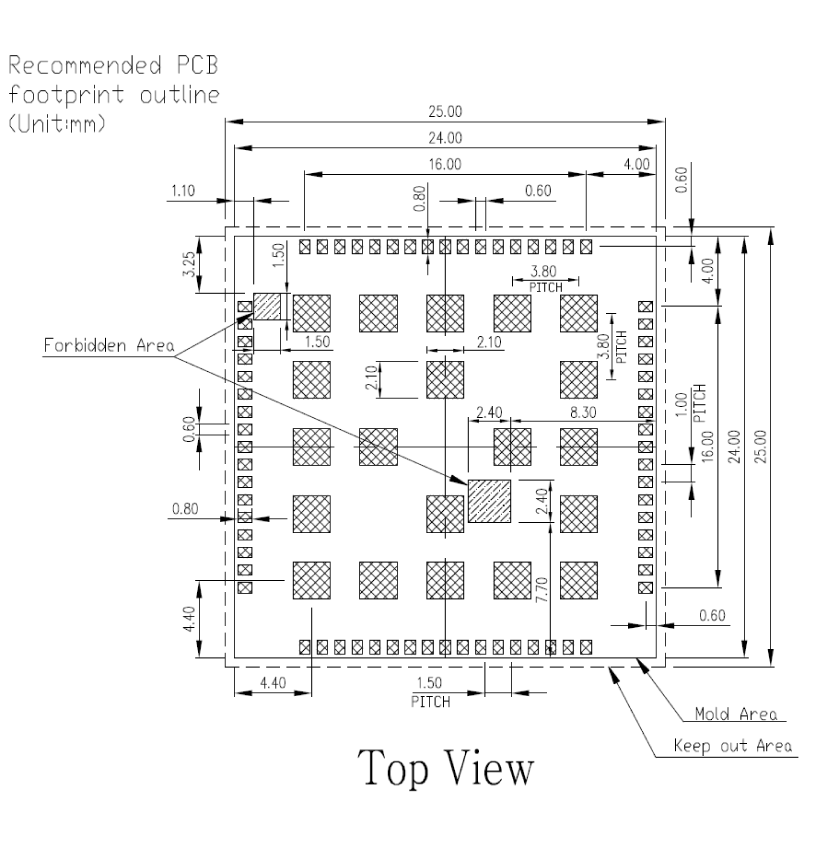
#> input picture ST909B-4G/Datasheet/pdf_render/a7670_p20_fig600.png, 4135 x 4202 px, found by its file name (shown at 1/5 size)
$ python fig4_mid.py
#> lines starting #> are read from the running program, lines starting #| are printed output that depends on the picture; after the words box and inside, x2 and y2 are one past the last pixel; in counts of white or black regions, pixels touching at a corner belong together
# Locate the 1.50-PITCH ext lines + middle forbidden-area rect precisely in fig4.
import numpy as np
from PIL import Image
from scipy import ndimage

im = Image.open(r'D:\Tracker\ST909B-4G\Datasheet\pdf_render\a7670_p20_fig600.png').convert('RGB')
#> im is the input picture: PIL image 4135x4202 RGB; min 0, max 255, mean 243.9
a = np.array(im).astype(int)
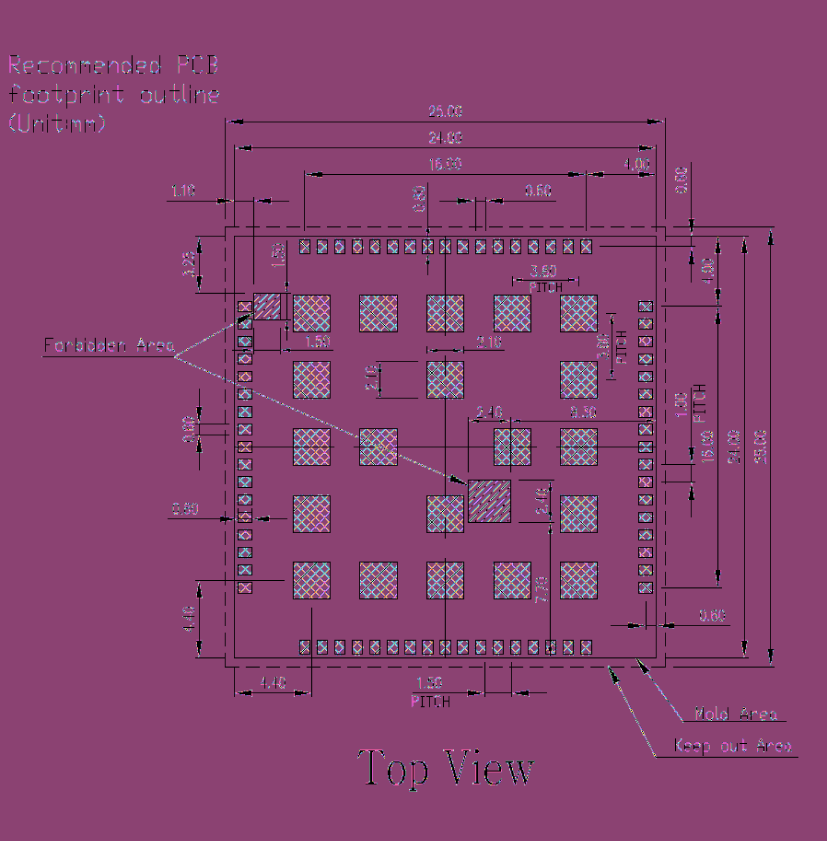
#> a: shape (4202, 4135, 3) int64 (shown at 1/5 size); 86 distinct labels, from 0 to 255; one colour per label, 0 black
R, G, B = a[..., 0], a[..., 1], a[..., 2]
#> R: shape (4202, 4135) int64; 86 distinct labels, from 0 to 255
dark = (R < 130) & (G < 130) & (B < 130)
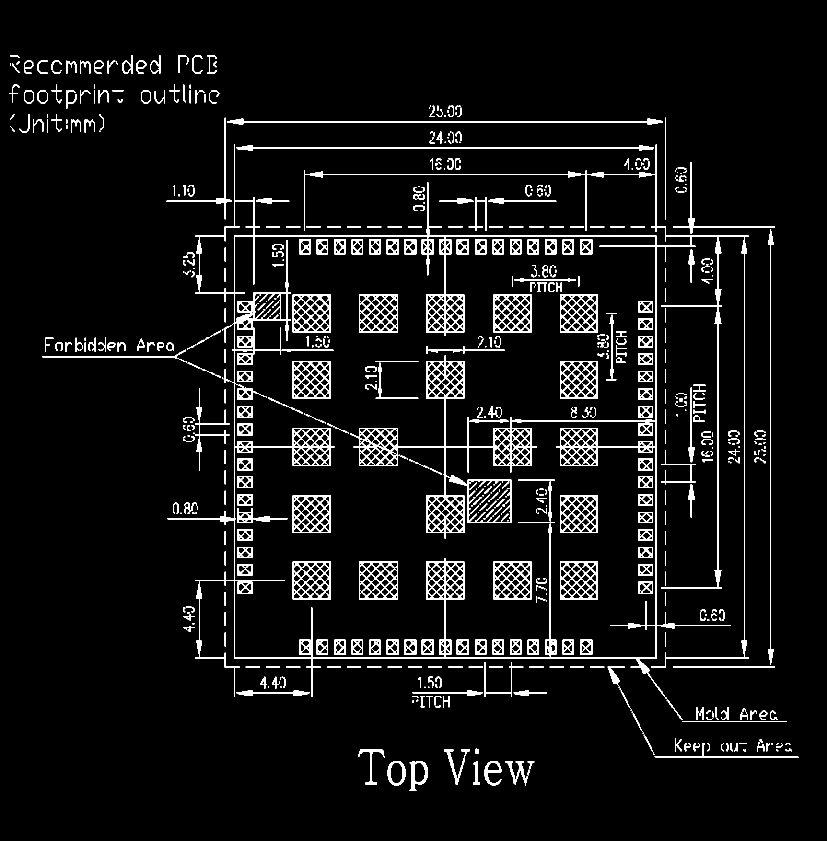
#> dark: shape (4202, 4135) bool (shown at 1/5 size); 4.2% white; 854 white regions (14 under 20 px), largest, box (x1, y1, x2, y2) and area: (838, 723, 3744, 3485) 126060, (1768, 1777, 2685, 2693) 57880, (3840, 1146, 3868, 3324) 10633

S = (3281.0 - 1171.0) / 24.0
X0, Y0 = 1171.0, 1180.0
def px(x, y): return (int(X0 + S * (x + 12.0)), int(Y0 + S * (y + 12.0)))
def mx(px): return (px - X0) / S - 12.0
def my(py): return (py - Y0) / S - 12.0

# --- vertical lines in band module-x +1..+6, module-y +9..+17 (below bottom pad row, incl keepout) ---
ya, yb = px(0, 9)[1], px(0, 17)[1]
xa, xb = px(1, 0)[0], px(6, 0)[0]
reg = dark[ya:yb, xa:xb]
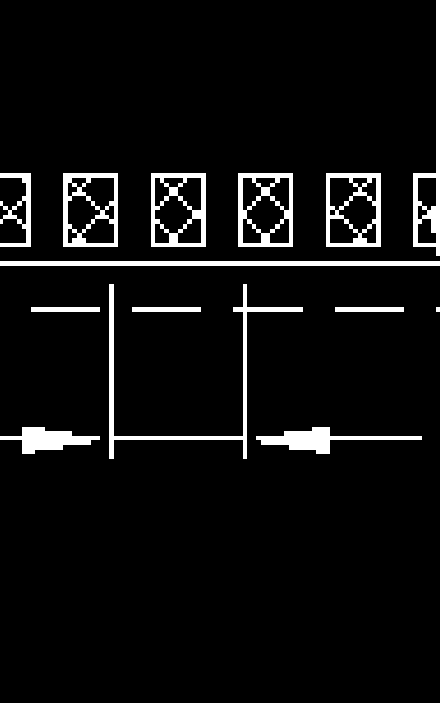
#> reg: shape (703, 440) bool; 5.8% white; 14 white regions, largest, box (x1, y1, x2, y2) and area: (109, 284, 303, 459) 2421, (0, 261, 440, 266) 2200, (413, 0, 440, 256) 1807
vl = ndimage.binary_opening(reg, structure=np.ones((60, 1)))
#> vl: shape (703, 440) bool; 1.9% white; 13 white regions, largest, box (x1, y1, x2, y2) and area: (436, 0, 440, 256) 1024, (109, 284, 114, 459) 875, (243, 284, 247, 459) 700
lab, n = ndimage.label(vl)
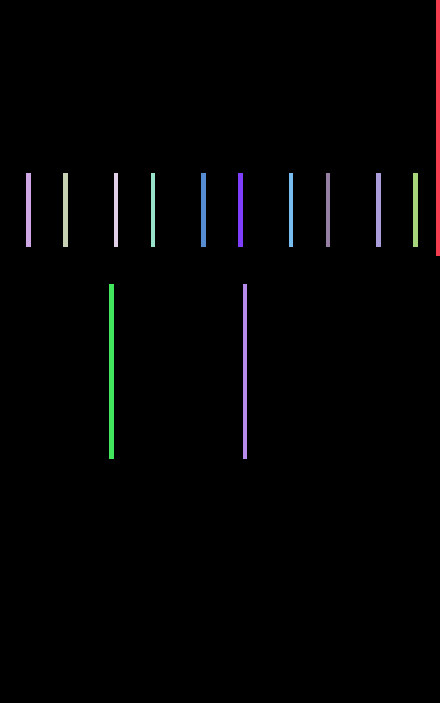
#> lab: shape (703, 440) int32; 14 distinct labels, from 0 to 13; one colour per label, 0 black
#> n = 13
print('vertical lines (module-x, y-range):')
for i, s in enumerate(ndimage.find_objects(lab), 1):
    x0, x1 = s[1].start, s[1].stop
    y0, y1 = s[0].start, s[0].stop
    if (x1 - x0) > 40:  # thin line: width small
        continue
    print('  x %.3f  y %.3f..%.3f  (len %.2f mm)' % (mx(xa + (x0 + x1) / 2.0), my(ya + y0), my(ya + y1), (y1 - y0) / S))
#> this loop made 13 passes
#> (x0, x1, y0, y1) on passes 1 to 12: (436, 440, 0, 256), (26, 31, 173, 247), (63, 68, 173, 247), (114, 118, 173, 247), (151, 155, 173, 247), (201, 206, 173, 247), (238, 243, 173, 247), (289, 293, 173, 247), (326, 330, 173, 247), (376, 381, 173, 247), (413, 418, 173, 247), (109, 114, 284, 459)
#|   x 5.972  y 8.997..11.909  (len 2.91 mm)
#|   x 1.314  y 10.965..11.807  (len 0.84 mm)
#|   x 1.735  y 10.965..11.807  (len 0.84 mm)
#|   x 2.309  y 10.965..11.807  (len 0.84 mm)
#|   x 2.730  y 10.965..11.807  (len 0.84 mm)
#|   x 3.304  y 10.965..11.807  (len 0.84 mm)
#|   x 3.725  y 10.965..11.807  (len 0.84 mm)
#|   x 4.300  y 10.965..11.807  (len 0.84 mm)
#> (further printed lines are left out)

# --- horizontal lines in same band (the dim line row) ---
hl = ndimage.binary_opening(reg, structure=np.ones((1, 60)))
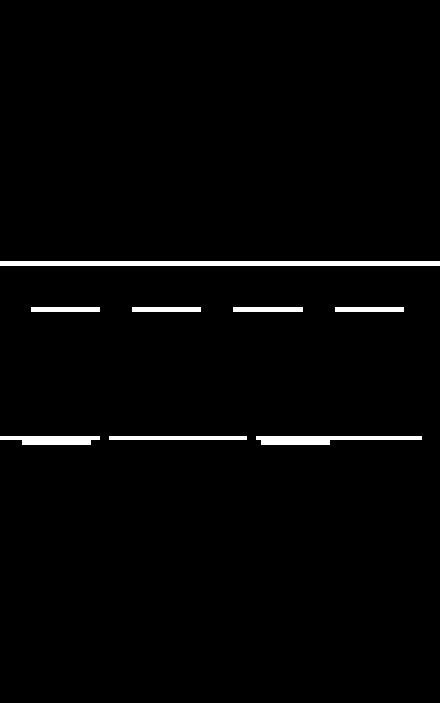
#> hl: shape (703, 440) bool; 1.9% white; 8 white regions, largest, box (x1, y1, x2, y2) and area: (0, 261, 440, 266) 2200, (256, 436, 422, 445) 1009, (0, 436, 100, 445) 745
lab2, n2 = ndimage.label(hl)
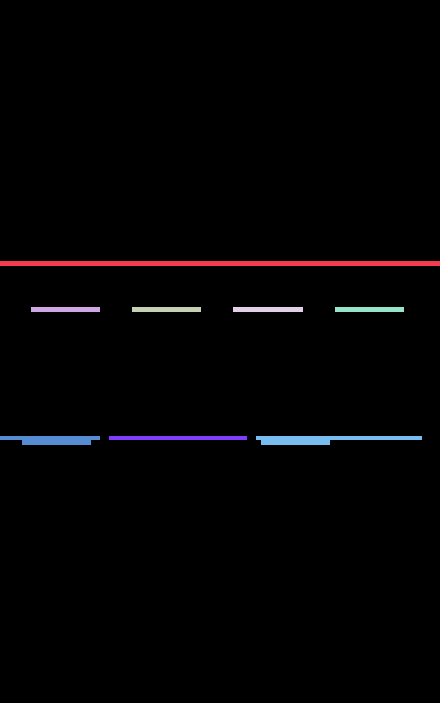
#> lab2: shape (703, 440) int32; 9 distinct labels, from 0 to 8; one colour per label, 0 black
#> n2 = 8
print('horizontal lines (y, x-range):')
for i, s in enumerate(ndimage.find_objects(lab2), 1):
    x0, x1 = s[1].start, s[1].stop
    y0, y1 = s[0].start, s[0].stop
    if (y1 - y0) > 40:
        continue
    print('  y %.3f  x %.3f..%.3f' % (my(ya + (y0 + y1) / 2.0), mx(xa + x0), mx(xa + x1)))
#> this loop made 8 passes
#> (x0, x1, y0, y1) on passes 1 to 8: (0, 440, 261, 266), (31, 100, 307, 312), (132, 201, 307, 312), (233, 303, 307, 312), (335, 404, 307, 312), (0, 100, 436, 445), (109, 247, 436, 440), (256, 422, 436, 445)
#|   y 11.994  x 0.990..5.994
#|   y 12.518  x 1.342..2.127
#|   y 12.518  x 2.491..3.276
#|   y 12.518  x 3.640..4.436
#|   y 12.518  x 4.800..5.585
#|   y 14.008  x 0.990..2.127
#|   y 13.979  x 2.229..3.799
#|   y 14.008  x 3.901..5.790

# --- middle forbidden rect border: strong solid rect edges in x +0..+4.5, y +0.5..+4.5 ---
ya2, yb2 = px(0, 0.2)[1], px(0, 5.0)[1]
xa2, xb2 = px(-0.5, 0)[0], px(5.0, 0)[0]
reg2 = dark[ya2:yb2, xa2:xb2]
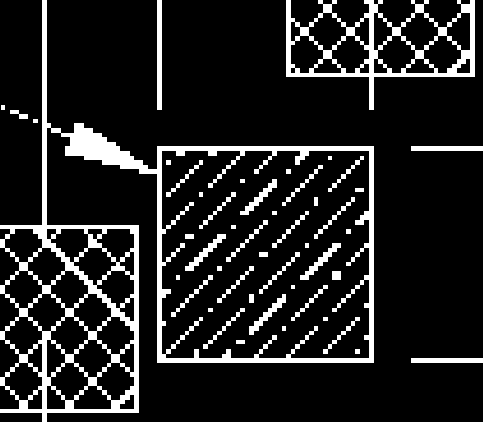
#> reg2: shape (422, 483) bool; 13.3% white; 48 white regions (2 under 20 px), largest, box (x1, y1, x2, y2) and area: (0, 0, 374, 422) 16757, (286, 0, 475, 110) 4596, (157, 0, 162, 110) 550
# vertical borders: columns with long continuous dark run (>1.8mm)
colrun = np.zeros(reg2.shape[1], int)
#> colrun = 483 values from 0 to 0
for c in range(reg2.shape[1]):
    col = reg2[:, c]
    # longest run of True
    best = cur = 0
    for v in col:
        cur = cur + 1 if v else 0
        best = max(best, cur)
    colrun[c] = best
#> after the loop, colrun = 483 values, max 248 at index 42, min 4 at index 383, mean 21.04
cands = np.nonzero(colrun > 0.9 * S)[0]
#> cands = 20 values from 42 to 373
gr = []
for c in cands:
    if gr and c - gr[-1][-1] <= 4:
        gr[-1].append(c)
    else:
        gr.append([c])
#> this loop made 20 passes
#> c on passes 1 to 12: 42, 43, 44, 45, 46, 134, 135, 136, 137, 138, 157, 158
#> after the loop, gr = [[42, 43, 44, 45, 46], [134, 135, 136, 137, 138], [157, 158, 159, 160, 161], [369, 370, 371, 372, 373]]
print('middle-area vertical borders (x mm, run %.2f mm):' % (0.9,))
for g in gr:
    x = xa2 + int(np.mean(g))
    col = reg2[:, g[0]:g[-1] + 1].any(axis=1)
    ys = np.nonzero(col)[0]
    print('  x %.3f  y %.3f..%.3f' % (mx(x), my(ya2 + ys.min()), my(ya2 + ys.max())))
#> this loop made 4 passes
#> (g, x) on passes 1 to 4: ([42, 43, 44, 45, 46], 2226), ([134, 135, 136, 137, 138], 2318), ([157, 158, 159, 160, 161], 2341), ([369, 370, 371, 372, 373], 2553)
#|   x 0.000  y 0.193..4.982
#|   x 1.046  y 2.013..4.880
#|   x 1.308  y 0.193..4.311
#|   x 3.719  y 0.193..4.311
rowrun = np.zeros(reg2.shape[0], int)
#> rowrun = 422 values from 0 to 0
for r in range(reg2.shape[0]):
    row = reg2[r, :]
    best = cur = 0
    for v in row:
        cur = cur + 1 if v else 0
        best = max(best, cur)
    rowrun[r] = best
#> after the loop, rowrun = 422 values, max 217 at index 146, min 5 at index 22, mean 21.13
cands = np.nonzero(rowrun > 0.9 * S)[0]
#> cands = 22 values from 73 to 412
gr = []
for r in cands:
    if gr and r - gr[-1][-1] <= 4:
        gr[-1].append(r)
    else:
        gr.append([r])
#> this loop made 22 passes
#> r on passes 1 to 12: 73, 74, 75, 76, 146, 147, 148, 149, 150, 225, 226, 227
#> after the loop, gr = [[73, 74, 75, 76], [146, 147, 148, 149, 150], [225, 226, 227, 228], [358, 359, 360, 361, 362], [409, 410, 411, 412]]
print('middle-area horizontal borders (y mm):')
for g in gr:
    y = ya2 + int(np.mean(g))
    row = reg2[g[0]:g[-1] + 1, :].any(axis=0)
    xs = np.nonzero(row)[0]
    print('  y %.3f  x %.3f..%.3f' % (my(y), mx(xa2 + xs.min()), mx(xa2 + xs.max())))
#> this loop made 5 passes
#> (g, y) on passes 1 to 5: ([73, 74, 75, 76], 2326), ([146, 147, 148, 149, 150], 2400), ([225, 226, 227, 228], 2478), ([358, 359, 360, 361, 362], 2612), ([409, 410, 411, 412], 2662)
#|   y 1.035  x -0.023..4.891
#|   y 1.877  x -0.023..4.982
#|   y 2.764  x -0.500..3.742
#|   y 4.288  x -0.284..4.982
#|   y 4.857  x -0.500..1.069

$ run again, with ST909B-4G/Datasheet/pdf_render/a7670_p21_fig600.png copied over ST909B-4G/Datasheet/pdf_render/a7670_p20_fig600.png
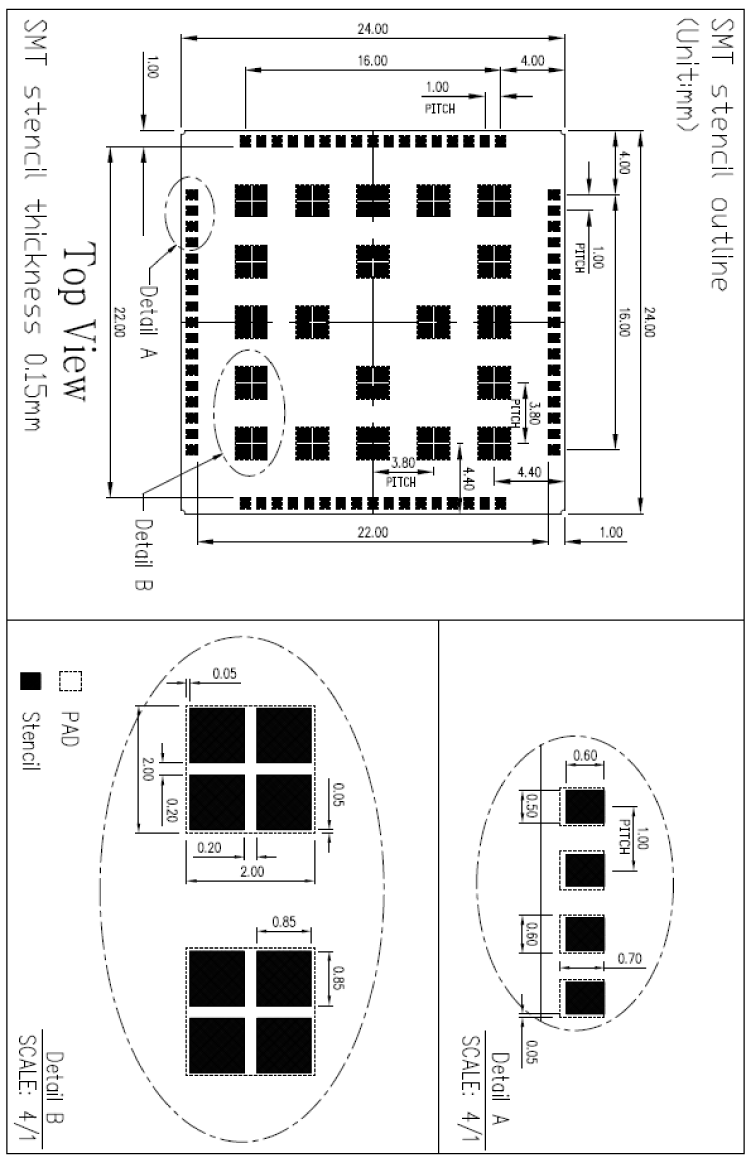
#> input picture ST909B-4G/Datasheet/pdf_render/a7670_p21_fig600.png, 3009 x 4657 px, found by its file name (shown at 1/4 size)
#> im is the input picture: PIL image 3009x4657 RGB; min 0, max 255, mean 229.3
#> a: shape (4657, 3009, 3) int64; 120 distinct labels, from 0 to 255
#> R: shape (4657, 3009) int64; 120 distinct labels, from 0 to 255
#> dark: shape (4657, 3009) bool; 10% white; 1280 white regions, largest, box (x1, y1, x2, y2) and area: (424, 520, 2262, 2180) 140333, (25, 35, 2979, 4617) 100625, (1156, 954, 1828, 1625) 72112
#> reg: shape (703, 440) bool; 14.5% white; 68 white regions (1 under 20 px), largest, box (x1, y1, x2, y2) and area: (0, 123, 105, 279) 14430, (0, 375, 105, 536) 13955, (0, 632, 105, 703) 6480
#> vl: shape (703, 440) bool; 11.9% white; 6 white regions, box (x1, y1, x2, y2) and area: (0, 123, 105, 279) 14380, (0, 375, 105, 536) 13905, (0, 632, 105, 703) 6455, (217, 213, 222, 441) 1140, (378, 486, 383, 567) 405, (100, 17, 105, 92) 375
#> `lab, n = ndimage.label(vl)`:
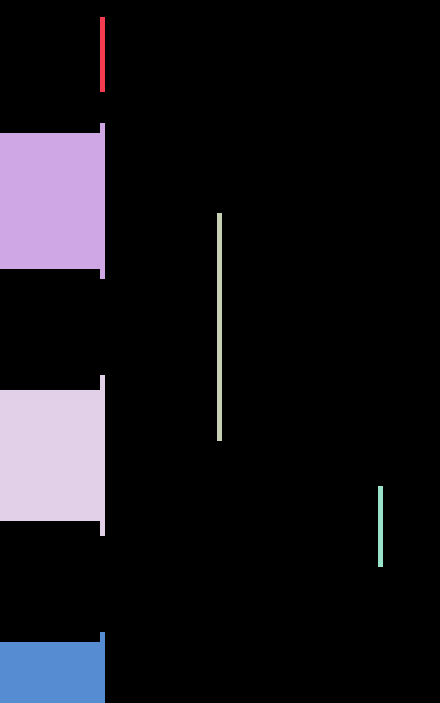
#> lab: shape (703, 440) int32; 7 distinct labels, from 0 to 6; one colour per label, 0 black
#> n = 6
#> the loop `for i, s in enumerate(ndimage.find_objects(lab), 1):` made 6 passes
#> (x0, x1, y0, y1) on passes 1 to 6: (100, 105, 17, 92), (0, 105, 123, 279), (217, 222, 213, 441), (0, 105, 375, 536), (378, 383, 486, 567), (0, 105, 632, 703)
#> (printed output is left out)
#> hl: shape (703, 440) bool; 11.6% white; 6 white regions, box (x1, y1, x2, y2) and area: (0, 133, 105, 269) 14280, (0, 390, 105, 521) 13755, (0, 642, 105, 703) 6405, (136, 198, 237, 203) 505, (136, 456, 237, 461) 505, (0, 32, 95, 37) 475
#> lab2: shape (703, 440) int32; 7 distinct labels, from 0 to 6
#> the loop `for i, s in enumerate(ndimage.find_objects(lab2), 1):` made 6 passes
#> (x0, x1, y0, y1) on passes 1 to 6: (0, 95, 32, 37), (0, 105, 133, 269), (136, 237, 198, 203), (0, 105, 390, 521), (136, 237, 456, 461), (0, 105, 642, 703)
#> (printed output is left out)
#> `reg2 = dark[ya2:yb2, xa2:xb2]`:
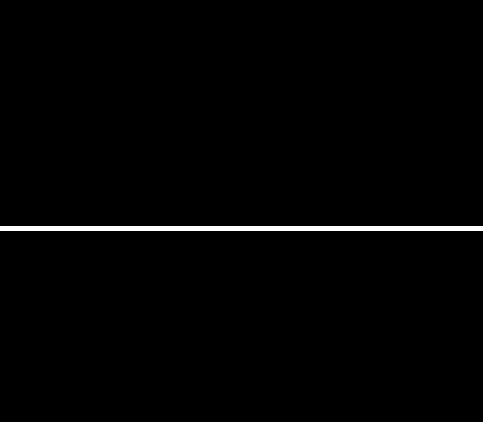
#> reg2: shape (422, 483) bool; 1.2% white; 1 white region, box (x1, y1, x2, y2) and area: (0, 226, 483, 231) 2415
#> after the loop `for c in range(reg2.shape[1]):`: colrun = 483 values from 5 to 5
#> `cands = np.nonzero(colrun > 0.9 * S)[0]`: cands = empty array
#> after the loop `for c in cands:`: gr = []
#> after the loop `for r in range(reg2.shape[0]):`: rowrun = 422 values, max 483 at index 226, min 0 at index 0, mean 5.72
#> `cands = np.nonzero(rowrun > 0.9 * S)[0]`: cands = [226, 227, 228, 229, 230]
#> the loop `for r in cands:` made 5 passes
#> after the loop `for r in cands:`: gr = [[226, 227, 228, 229, 230]]
#> the loop `for g in gr:` made 1 pass
#> (g, y) on pass 1: ([226, 227, 228, 229, 230], 2480)
#> (printed output is left out)
